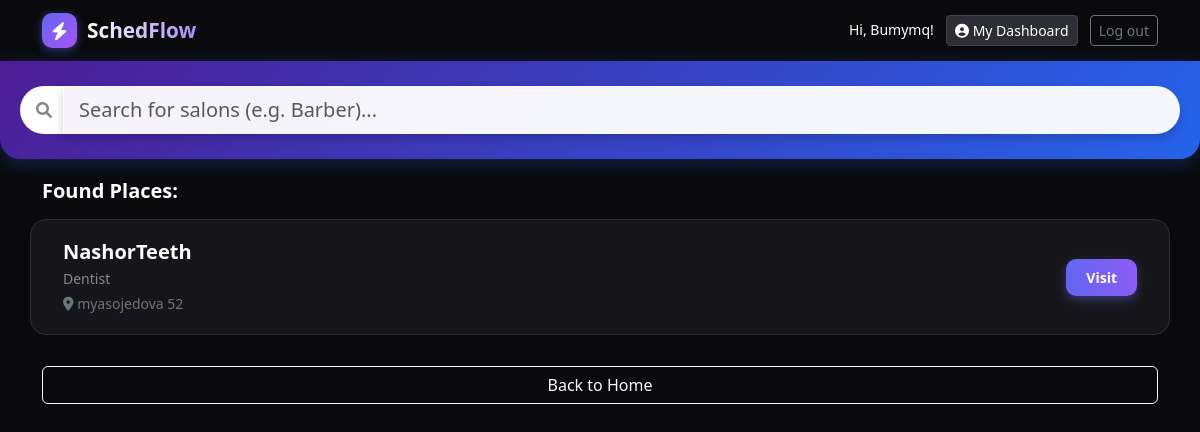
The page /?category=dentist (signed in) on the database its author committed.
### core/models.py (models this page shows, shortened)
class BusinessProfile(models.Model):
    user = models.OneToOneField(User, on_delete=models.CASCADE, related_name='business_profile')
    name = models.CharField(max_length=100, verbose_name="Business Name")
    category = models.CharField(max_length=50, choices=CATEGORY_CHOICES, default='barber', verbose_name="Category")
    description = models.TextField(blank=True, verbose_name="About / Description")
    address = models.CharField(max_length=200, blank=True, verbose_name="Address")
    phone = models.CharField(max_length=20, blank=True, verbose_name="Phone Number")
    is_approved = models.BooleanField(default=False, verbose_name="Approved by Admin")

### core/views.py (the view)
# urls.py: path('', index), # Главная страница
def index(request):
    query = request.GET.get('q')
    category_filter = request.GET.get('category')
    salons = []
    is_search = False
    if query:
        salons = BusinessProfile.objects.filter(name__icontains=query, is_approved=True)
        is_search = True
    elif category_filter:
        salons = BusinessProfile.objects.filter(category=category_filter, is_approved=True)
        is_search = True
    else:
        salons = BusinessProfile.objects.none()
    return render(request, 'core/index.html', {
        'salons': salons,
        'is_search': is_search
    })

### core/templates/core/index.html (shortened to what this page needs)
<!DOCTYPE html>
<html lang="en">
<head>
    <link href="https://cdn.jsdelivr.net/npm/bootstrap@5.3.0/dist/css/bootstrap.min.css" rel="stylesheet">
    <link rel="stylesheet" href="https://cdnjs.cloudflare.com/ajax/libs/font-awesome/6.0.0/css/all.min.css">
</head>
<body>
    <nav class="navbar navbar-dark" style="background-color: #0a0a0c;">
        <div class="container">
            <a class="navbar-brand d-flex align-items-center" href="/">
                <div style="width: 35px; height: 35px; background: linear-gradient(135deg, #6366f1 0%, #a855f7 100%); border-radius: 10px; display: flex; align-items: center; justify-content: center; margin-right: 10px; box-shadow: 0 2px 10px rgba(99, 102, 241, 0.5);">
                    <i class="fas fa-bolt text-white" style="font-size: 18px;"></i>
                </div>
                <span class="fw-bold" style="font-size: 1.3rem; background: linear-gradient(90deg, #ffffff 0%, #a78bfa 100%); -webkit-background-clip: text; -webkit-text-fill-color: transparent;">
                    SchedFlow
                </span>
            </a>
            <div>
                {% if user.is_authenticated %}
                    <span class="text-white me-2 small">Hi, {{ user.username }}!</span>
                    <a href="{% url 'dashboard' %}" class="btn btn-sm me-2" style="background-color: #2d2d35; color: white; border: 1px solid #444;">
                        <i class="fas fa-user-circle"></i> My Dashboard
                    </a>
                    <form action="{% url 'logout' %}" method="post" style="display:inline;">
                        <button type="submit" class="btn btn-outline-secondary btn-sm">Log out</button>
                    </form>
                {% else %}
                    <a href="/accounts/login/" class="btn btn-outline-light btn-sm me-2">Log In</a>
                    <a href="/register/" class="btn btn-primary btn-sm" style="background: linear-gradient(90deg, #6366f1 0%, #8b5cf6 100%); border: none;">Sign Up</a>
                {% endif %}
            </div>
        </div>
    </nav>
    <div class="search-container sticky-top">
        <form method="get" action="">
            <div class="input-group">
                <span class="input-group-text bg-white border-0 rounded-start-5 ps-3">
                    <i class="fas fa-search text-muted"></i>
                </span>
                <input type="text" name="q" class="form-control form-control-lg rounded-end-5" placeholder="Search for salons (e.g. Barber)...">
            </div>
        </form>
    </div>
    {% if is_search %}
    <div class="container mt-3">
        <h5 class="mb-3 text-white">Found Places:</h5>
        {% for salon in salons %}
            <div class="service-card row align-items-center">
                <div class="col-8">
                    <h5 class="mb-1">{{ salon.name }}</h5>
                    <p class="text-muted small mb-1">{{ salon.get_category_display }}</p>
                    <p class="text-secondary small mb-0"><i class="fas fa-map-marker-alt"></i> {{ salon.address }}</p>
                </div>
                <div class="col-4 text-end">
                    <a href="{% url 'salon_detail' salon.id %}" class="btn btn-visit btn-sm">Visit</a>
                </div>
            </div>
        {% empty %}
            <div class="text-center mt-5">
                <i class="fas fa-search fa-3x text-muted mb-3"></i>
                <p>No places found :(</p>
                <a href="/" class="text-info">Clear search</a>
            </div>
        {% endfor %}
        <a href="/" class="btn btn-outline-light mt-3 w-100">Back to Home</a>
    </div>
    {% endif %}
</body>
</html>

### core/templates/core/index.html (style rules this page uses)
body { background-color: #0a0a0c; color: #ffffff; font-family: 'Segoe UI', Tahoma, Geneva, Verdana, sans-serif; }
.search-container { padding: 25px 20px; background: linear-gradient(135deg, #4c1d95 0%, #2563eb 100%); border-bottom-left-radius: 20px; border-bottom-right-radius: 20px; box-shadow: 0 4px 20px rgba(37, 99, 235, 0.3); margin-bottom: 20px; }
.form-control-lg { border-radius: 50px; border: none; background-color: rgba(255, 255, 255, 0.95); box-shadow: 0 4px 10px rgba(0,0,0,0.2); }
.service-card { background-color: #16161a; border-radius: 16px; padding: 20px; margin-bottom: 15px; border: 1px solid #2d2d35; transition: 0.2s; }
.btn-visit { background: linear-gradient(90deg, #6366f1 0%, #8b5cf6 100%); color: white; font-weight: bold; border: none; border-radius: 10px; padding: 8px 20px; box-shadow: 0 4px 10px rgba(99, 102, 241, 0.4); }
h5 { font-weight: 600; }
.text-muted { color: #888 !important; }

### rows shown on the page
BusinessProfile: name "NashorTeeth", category "Dentist", address "myasojedova 52"

### other values the page prints
{{ user.username }} "Bumymq"
